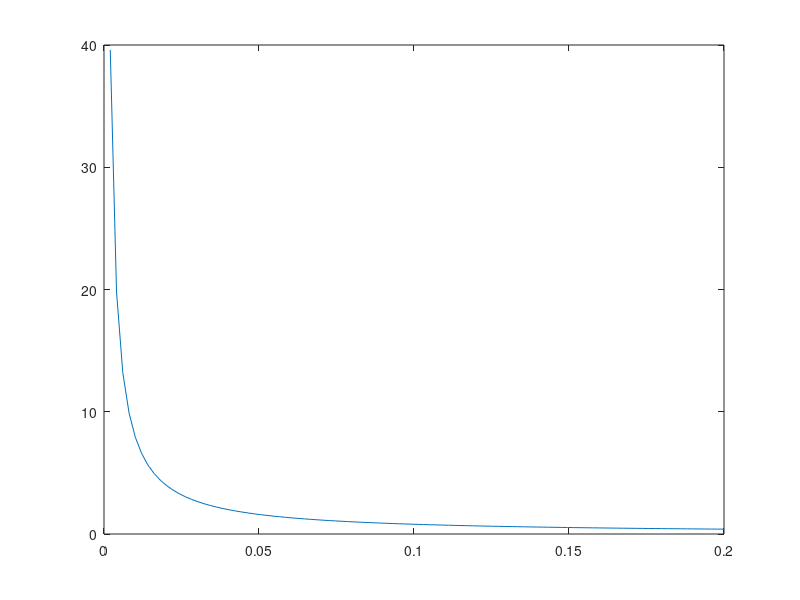

This figure's MATLAB source: (Note: this script raises an error after producing the figure.)
%% 2, punto 1
clc
clear 
close all

% valori a caso, che vengono rimossi dopo
x = linspace(0,0.5);
b = 5;
circ = 3;

vel = @(r, teta1, teta2) circ./(4*pi.*r).*(cos(teta1) + cos(teta2))

velFinale = 0;

teta = pi/2-atan(b./(2.*x));

% tratto inf

teta1 = pi/2;
teta2 = pi/2 - teta;
velFinale = 2*vel(b, teta1, teta2);

% tratto AB

teta1 = teta;
teta2 = teta;
velFinale = velFinale + 2*vel(x, teta1, teta2);

% plotto e adimensionalizzo

plot((2.*x./b), velFinale / (circ/pi*b))


% 2, punto 2

yVal = linspace(-5,5,200);

syms y

x1 = @(y) b/2+y;
x2 = @(y) b/2-y; 

fVel = @(y) circ./(4*pi).*(1./x1(y)+1./x2(y));
vel = fVel(yVal);
velFinali = vel;
posDiscontinuita = [solve(x1, y), solve(x2, y)];

for indice = size(vel,2):-1:2
    if sign(vel(1, indice-1)) ~= sign(vel(1, indice))
        velFinali = [velFinali(1, 1:indice-1) NaN velFinali(1, indice:end)];
    end
end

figure
hold on

for posizione = posDiscontinuita
    plot(posizione*2/(b).*ones(1, 100), linspace(-2,4), ".r", LineWidth=2)
end

plot((2.*(yVal)./b), velFinali(1, 2:end-1) / (circ/pi*b), "k", LineWidth=1.5)

%% 3
clc
clear
close all







